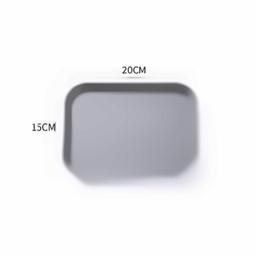
#> input picture dataset/denoised_images/image_0.jpg, 256 x 256 px; its folder holds only this picture in this run
$ python edge_detection.py
#> lines starting #> are read from the running program, lines starting #| are printed output that depends on the picture; after the words box and inside, x2 and y2 are one past the last pixel; in counts of white or black regions, pixels touching at a corner belong together
import os
import cv2
import pandas as pd

# Directories
input_dir = 'denoised_images'
output_file = 'edges_data.csv'

# List to store flattened edge data
edges_data = []

# Process each image
for img_name in os.listdir(input_dir):
    img_path = os.path.join(input_dir, img_name)
    if img_name.lower().endswith(('.png', '.jpg', '.jpeg')):
        img = cv2.imread(img_path, cv2.IMREAD_GRAYSCALE)
#> img: shape (256, 256); min 33, max 255, mean 234.6
        edges = cv2.Canny(img, 100, 200)
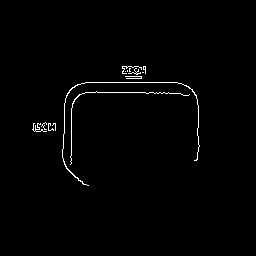
#> edges: shape (256, 256); 1.1% white in thin lines or dots, all inside (x1, y1, x2, y2) = (32, 66, 200, 186)

        # Flatten and append to list
        edges_data.append(edges.flatten())

# Create DataFrame and save to CSV
df = pd.DataFrame(edges_data)
#> df = table of 1 rows and 65536 columns
df.to_csv(output_file, index=False)
print(f"Edge data saved to {output_file}")

$ run again, on dataset/denoised_images/image_14.jpg
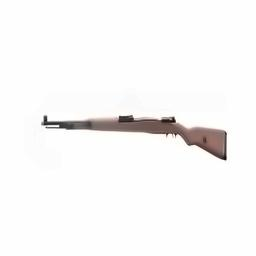
#> input picture dataset/denoised_images/image_14.jpg, 256 x 256 px
#> `edges = cv2.Canny(img, 100, 200)`:
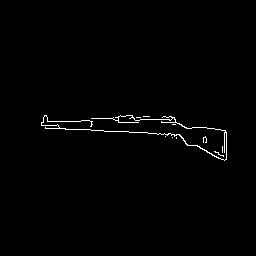
#> edges: shape (256, 256); 0.95% white in thin lines or dots, all inside (x1, y1, x2, y2) = (41, 115, 227, 161)
#> df = table of 1 rows and 65536 columns

$ run again, on dataset/denoised_images/image_15.jpg
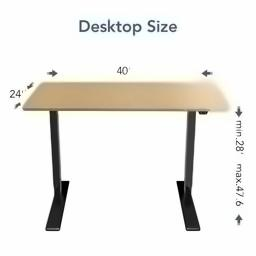
#> input picture dataset/denoised_images/image_15.jpg, 256 x 256 px
#> `img = cv2.imread(img_path, cv2.IMREAD_GRAYSCALE)`:
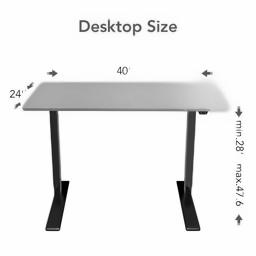
#> img: shape (256, 256); min 0, max 255, mean 236.5
#> `edges = cv2.Canny(img, 100, 200)`:
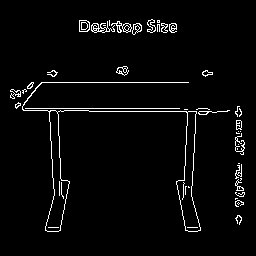
#> edges: shape (256, 256); 3.3% white in thin lines or dots, all inside (x1, y1, x2, y2) = (10, 19, 245, 232)
#> df = table of 1 rows and 65536 columns

$ run again, on dataset/denoised_images/image_10.jpg
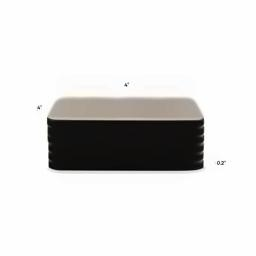
#> input picture dataset/denoised_images/image_10.jpg, 256 x 256 px
#> `edges = cv2.Canny(img, 100, 200)`:
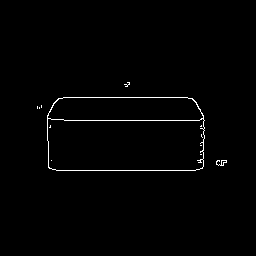
#> edges: shape (256, 256); 1.1% white in thin lines or dots, all inside (x1, y1, x2, y2) = (37, 82, 227, 171)
#> df = table of 1 rows and 65536 columns
